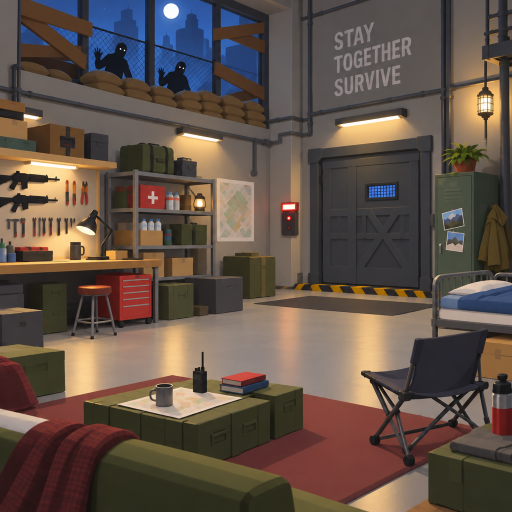
#> input picture tools/_image4_src.webp, 1024 x 1024 px (shown at 1/2 size)
$ python -i pass_badges.py   (imports and definitions only)
#> lines starting #> are read from the running program, lines starting #| are printed output that depends on the picture
#> further down, picture is the input picture: PIL image 1024x1024 RGB; mean R, G, B 96.9, 81.9, 72
from PIL import Image, ImageChops

SRC = r"C:\Users\user\.dsh\attachments\v1\objects\23\23311dd7eecce01bb4a777b823542695438a1ec7154f4e7a0ab1129b7d5eef99"
OUT = r"C:\Users\user\Documents\kimi\tasks\2026-11-06\12-50-12-52283f1e\df-backup\assets\ui\store"

# [1 line not run here, left out]
# [1 line that did not run here, left out]
# [1 line that did not run here, left out]

def trim(img):
    bg = Image.new("RGBA", img.size, (255, 255, 255, 0))
    diff = ImageChops.difference(img.convert("RGB"), Image.new("RGB", img.size, (255, 255, 255)))
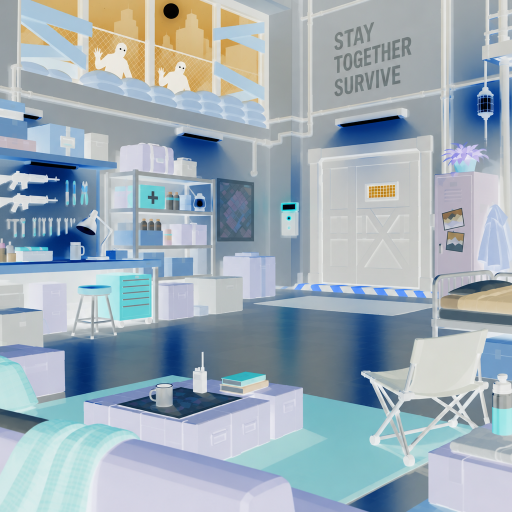
#> diff: PIL image 1024x1024 RGB (shown at 1/2 size); mean R, G, B 158.1, 173.1, 183
    box = diff.getbbox() or (0, 0, img.size[0], img.size[1])
#> box = (0, 0, 1024, 1024)
    out = img.crop(box)
    side = int(max(out.size) * 1.06)
#> side = 1085
    canvas = Image.new("RGBA", (side, side), (0, 0, 0, 0))
#> canvas: PIL image 1085x1085 RGBA; every value is 0
    canvas.paste(out, ((side - out.size[0]) // 2, (side - out.size[1]) // 2))
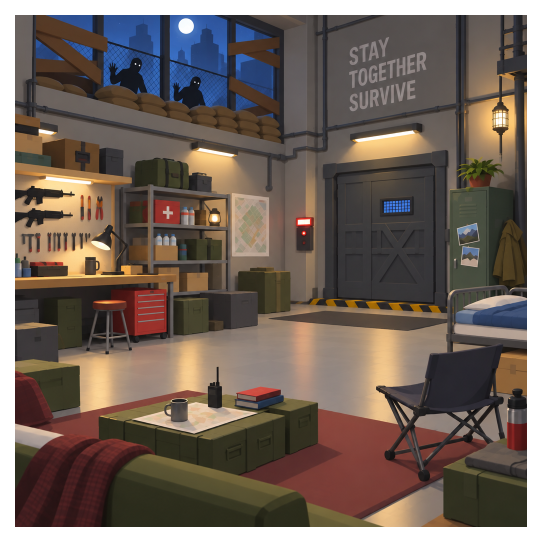
#> canvas: PIL image 1085x1085 RGBA (shown at 1/2 size); mean R, G, B, A 86.3, 73, 64.2, 227.1; transparent parts drawn white
    return canvas.resize((512, 512), Image.LANCZOS)
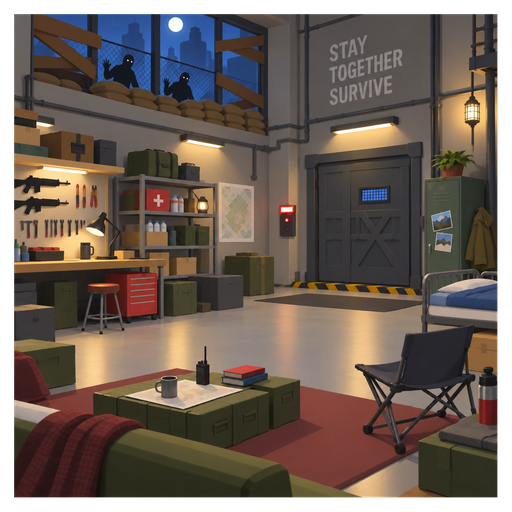
#> returned value: PIL image 512x512 RGBA; mean R, G, B, A 87, 73.5, 64.6, 227.1; transparent parts drawn white

# [1 line that did not run here, left out]
# [1 line that did not run here, left out]
# [3 lines not run here, left out]

>>> from PIL import Image
>>> picture = Image.open('_image4_src.webp')
>>> result = trim(picture)

$ run again, on tools/aim_0.png
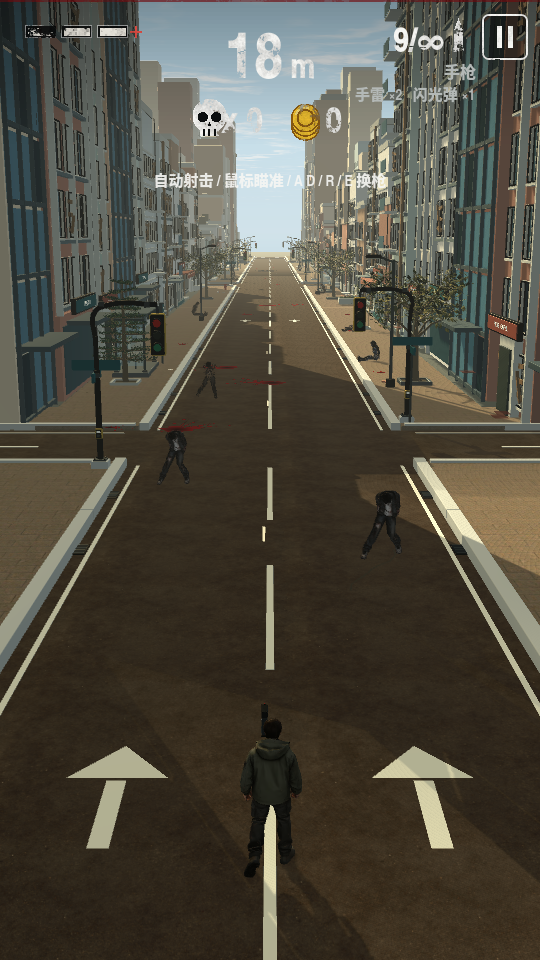
#> input picture tools/aim_0.png, 540 x 960 px
#> picture is the input picture: PIL image 540x960 RGBA; mean R, G, B, A 80.7, 76.8, 65.4, 255
#> in trim, `diff = ImageChops.difference(img.convert("RGB"), Image.new("RGB", img...`:
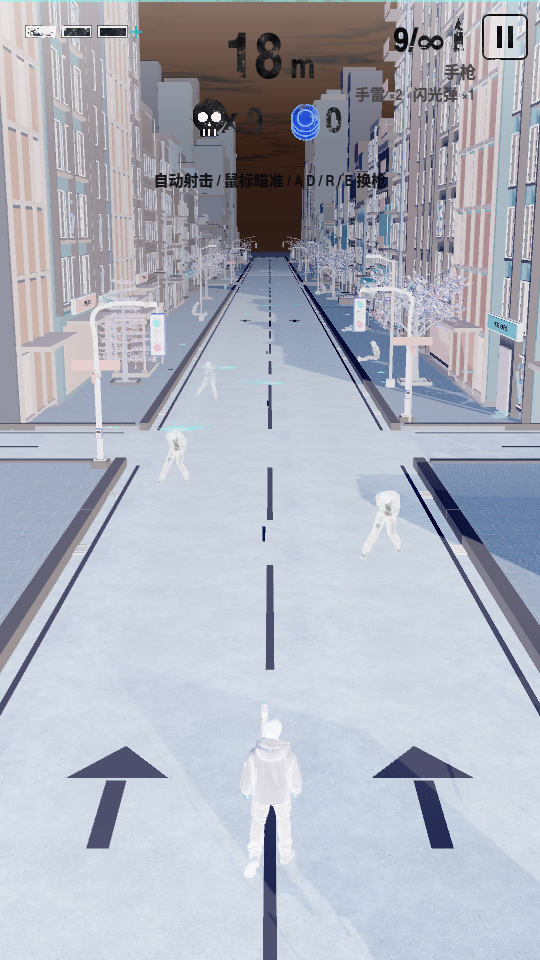
#> diff: PIL image 540x960 RGB; mean R, G, B 174.3, 178.2, 189.6
#> box = (0, 0, 540, 960)
#> in trim, `return canvas.resize((512, 512), Image.LANCZOS)`:
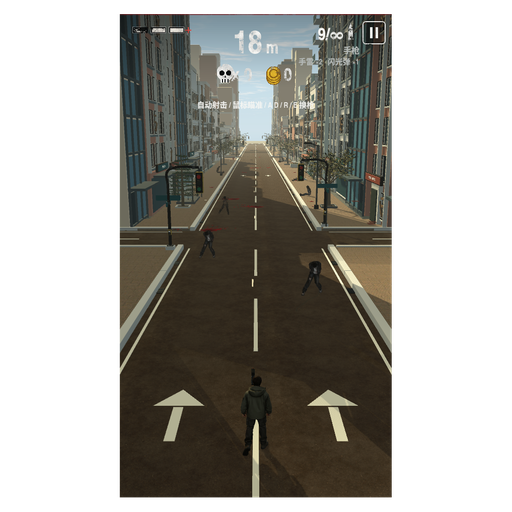
#> returned value: PIL image 512x512 RGBA; mean R, G, B, A 41, 39, 33.2, 127.8; transparent parts drawn white
